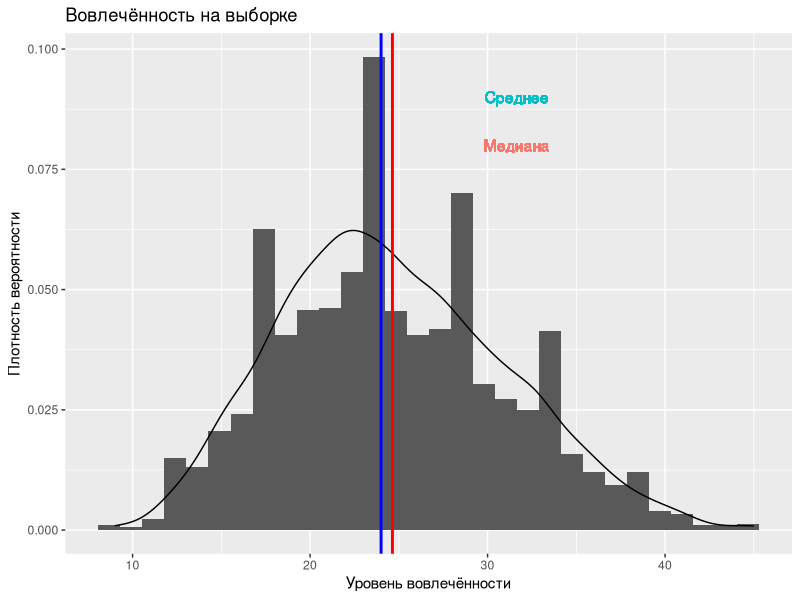
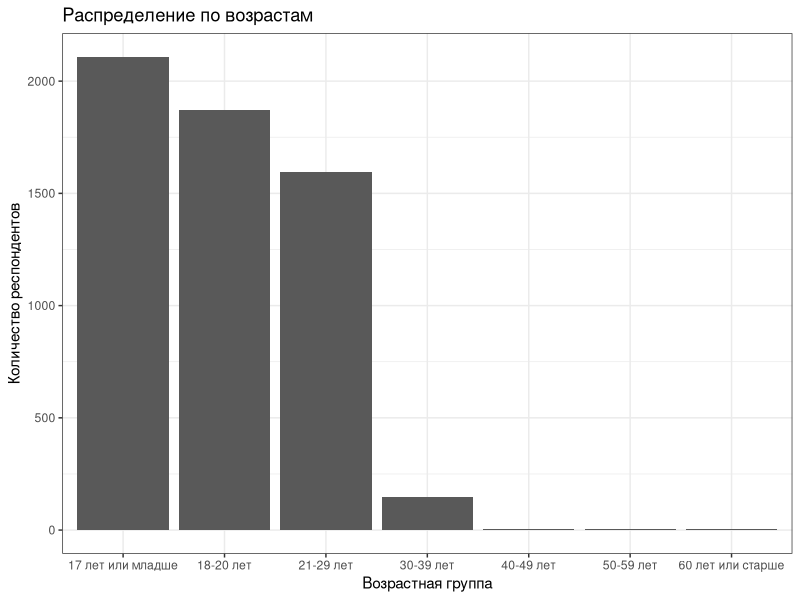
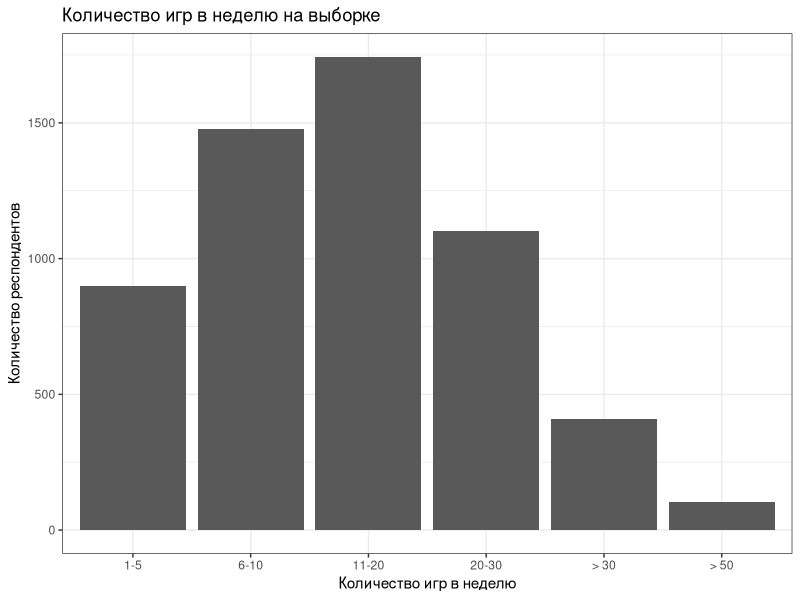
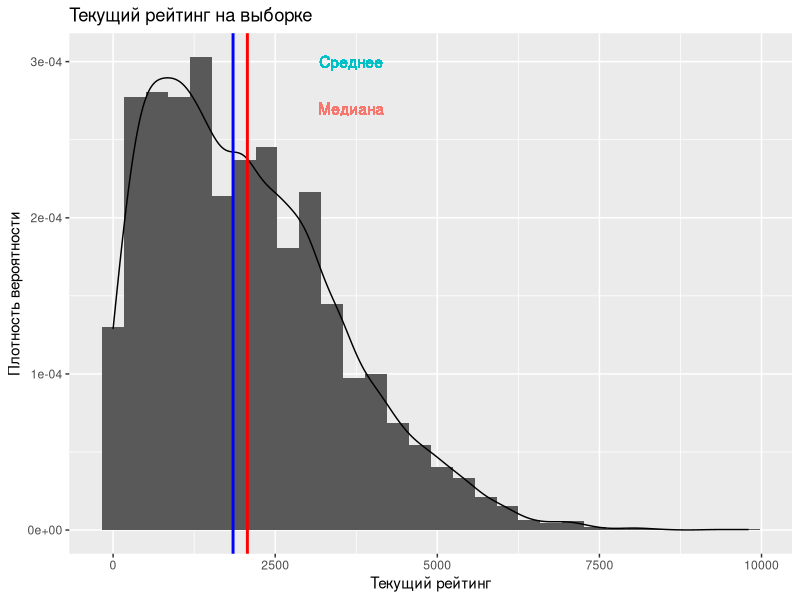
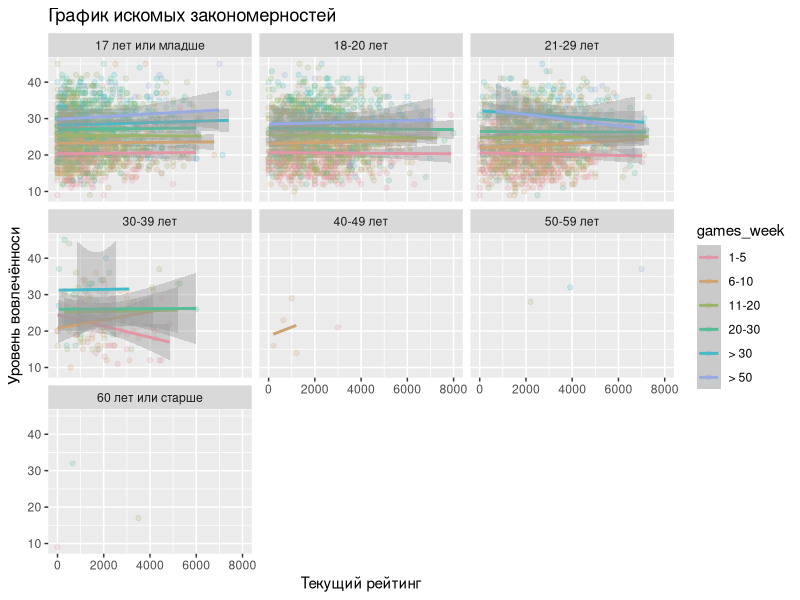
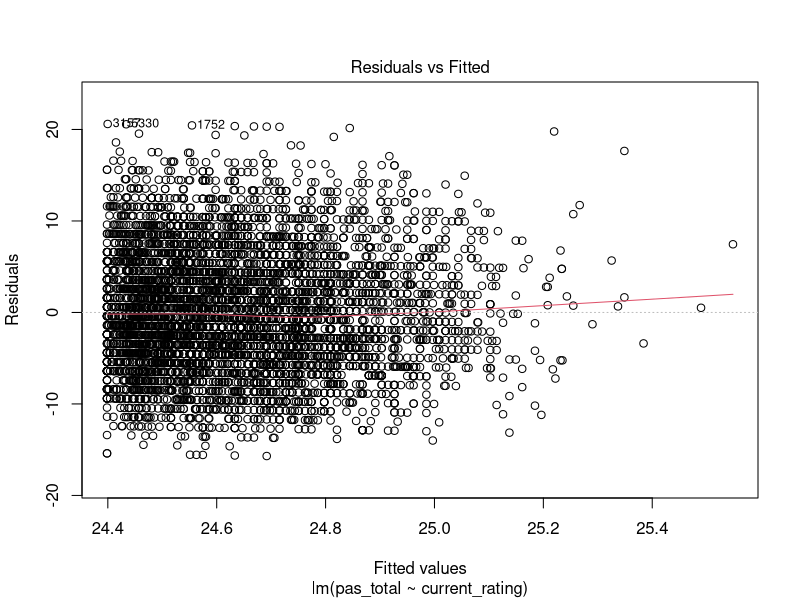
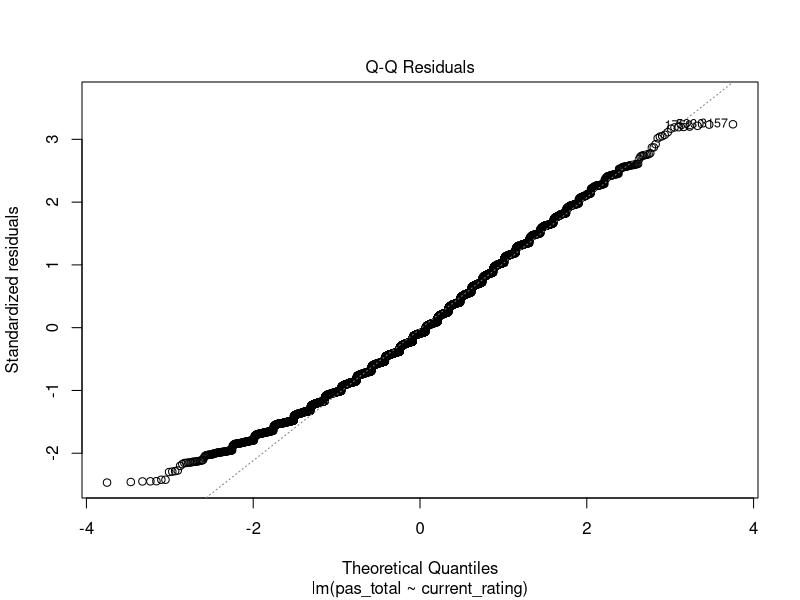
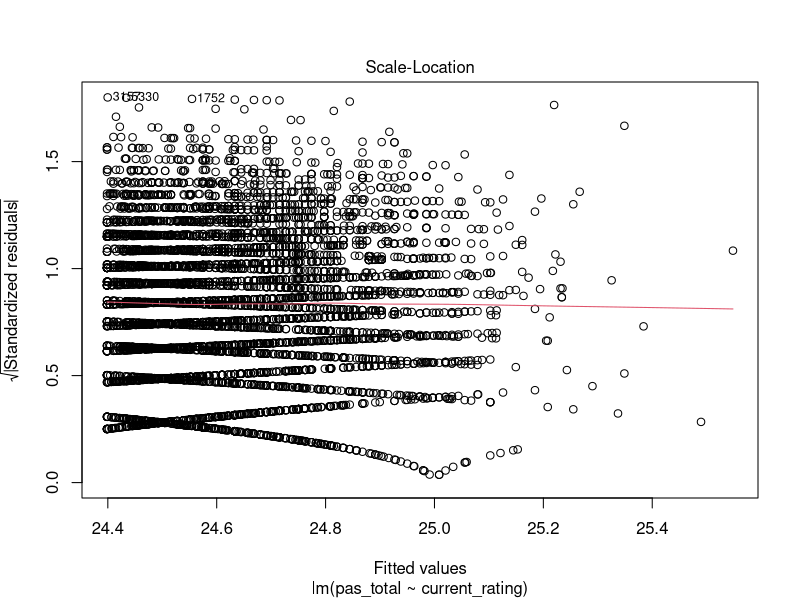

Write the R code that produced these figures, in order.
library(tidyverse)
library(pwr)

#ЧИСТКА ДАННЫХ


#Читаем таблицу
gam <- read_csv2("gameadddiction.csv")
#Создаём вектор с новыми именами
new_names <- c('time','ID','sex','age', 'max_rating', 'current_rating', 'hours_in_game', 'games_week', 
               'pas01', 'pas02', 'pas03', 'pas04', 'pas05', 'pas06', 'pas07', 'pas08', 'pas09', 
               'rel01', 'rel02', 'rel03', 'rel04', 'rel05', 'rel06', 'rel07', 'rel08', 'rel09', 'rel10', 
               'rel11', 'rel12', 'rel13', 'heroes_3')

#Переименовываем все столбцы по-человечески
colnames(gam) <- new_names
#Проверяем, что вышло
str(gam)
View(gam)
#Уберём точно ненужные колонки
gam %>% select(-c(time, heroes_3)) -> gam 

#Уберём строки с пропущенными значениями
gam %>% drop_na() -> gam
#Потеряли 1 строку
#Проверили на всякий случай
gam %>% is.na() %>% summary()

#В столбцах age - hours_in_game должны быть только цифры, 
#выкинем всё остальное (данных много, можем себе позволить)
gam %>% filter((!is.na(as.numeric(age)) & 
                    !is.na(as.numeric(max_rating)) &
                    !is.na(as.numeric(current_rating)) & 
                    !is.na(as.numeric(hours_in_game)))) -> gam
str(gam)
#Займёмся перегонко в хорошие форматы данных, которые есть
#sex в фактор переведём
gam %>% mutate(sex = as.factor(sex)) -> gam
#age, max_rating, current_rating, hours_in_game в числа (потому что числа)
gam %>% mutate(age = as.numeric(age),
               max_rating = as.numeric(max_rating),
               current_rating = as.numeric(current_rating),
               hours_in_game = as.numeric(hours_in_game),) -> gam
#Почистим шутников и ограничим возраст 6-100, 
#рейтинг ограничим 11000 (самый большой в мире),
#часов в игре 17000 (самое большое количество часов в мире),
#уберём тех, у кого текущий рейтинг больше максимального

gam %>% filter(age <101 &
                 age > 5 &
                 max_rating < 11000 &
                 max_rating >= current_rating &
                 hours_in_game < 17000) -> gam

#games_week переведём в фактор
gam %>% mutate(games_week = factor(games_week,
                                  levels = c('1-5 игр (по выходным чисто пару каток)', '6-10 игр (пару дней в неделю стабильно-дота)', '11-20 игр (почти каждый день по несколько игр)', '20-30 игр (каждый день по несколько игр)', 'Больше 30 игр (по много пабликов каждый день)', 'Больше 50 игр (хочу быть как ILTW, тренируюсь каждый день нон-стоп)'), 
                                  ordered = TRUE)) -> gam
#Создадим столбец age_group
gam %>% mutate(age_group = case_when(age < 18 ~ '17 лет или младше',
                                     age < 21 ~ '18-20 лет',
                                     age < 30 ~ '21-29 лет',
                                     age < 40 ~ '30-39 лет',
                                     age < 50 ~ '40-49 лет',
                                     age < 60 ~ '50-59 лет',
                                     age > 59 ~ '60 лет или старше')) -> gam
#age_group переведём в фактор
gam %>% mutate(age_group = factor(age_group,
                                   levels = c('17 лет или младше', '18-20 лет', '21-29 лет', '30-39 лет', '40-49 лет', '50-59 лет', '60 лет или старше'), 
                                   ordered = TRUE)) -> gam
#Создадим столбец с итоговым баллом вовлечённости (зависимости)
gam %>% mutate(pas_total = rowSums(across(c(pas01:pas09)))) -> gam

#Сохраняем почищенный файл
write_csv(gam, 'gam_clean.csv')


#ОПИСАТЕЛЬНЫЕ СТАТИСТИКИ


#Статистики по ЗП (уровень вовлечённости)
gam %>% summarise(mean = mean(pas_total),
                  median = median(pas_total),
                  sd = sd(pas_total),
                  min = min(pas_total),
                  max = max(pas_total),
                  range = max(pas_total) - min(pas_total),
                  IQR = stats::IQR(pas_total),
                  skewness = datawizard::skewness(pas_total)$Skewness,
                  kurtosis = datawizard::kurtosis(pas_total)$Kurtosis) %>% 
  write_csv('Статистики по ЗП (уровень вовлечённости).csv')
#График
gam %>% ggplot(aes(x=pas_total)) +
  geom_histogram(aes(y=..density..)) + 
  geom_density(aes(y=..density..)) +
  geom_vline(xintercept=mean(gam$pas_total), size=1.0, color="red") +
  geom_vline(xintercept=median(gam$pas_total), size=1.0, color="blue") +
  geom_text(aes(x=mean(gam$pas_total)+7, , color="red", label=paste0("Среднее"), y=0.090)) +
  geom_text(aes(x=mean(gam$pas_total)+7, , color="blue", label=paste0("Медиана"), y=0.080)) +
  theme(legend.position = "none") + 
  labs(x = "Уровень вовлечённости", y = "Плотность вероятности",
       title = "Вовлечённость на выборке")

#Статистики по НП (возрастные группы)
#По фактору чёт не очень понятно, ограничимся граффиком и ассиметрией с эксцессом
gam %>% summarise(skewness = datawizard::skewness(age_group)$Skewness,
                  kurtosis = datawizard::kurtosis(age_group)$Kurtosis) %>%
  write_csv('Статистики по НП (Возрастные группы).csv')
#График
gam %>% ggplot(aes(x=age_group)) +
  geom_bar() + 
  theme_bw() +
  labs(x = "Возрастная группа", y = "Количество респондентов",
       title = "Распределение по возрастам")

#Статистики по НП (количество игр в неделю)
#По фактору чёт не очень понятно, ограничимся граффиком и ассиметрией с эксцессом
gam %>% summarise(skewness = datawizard::skewness(games_week)$Skewness,
                  kurtosis = datawizard::kurtosis(games_week)$Kurtosis) %>%
  write_csv('Статистики по НП (количество игр в неделю).csv')
#График
gam %>% ggplot(aes(x=games_week)) +
  geom_bar() + 
  theme_bw() +
  scale_x_discrete(labels=c("1-5", "6-10", "11-20", "20-30", "> 30", "> 50")) +
  labs(x = "Количество игр в неделю", y = "Количество респондентов",
       title = "Количество игр в неделю на выборке")

#Статистики по НП (рейтинг - текущий)
#Текущий рейтинг выбрали, потому что тестивароние проводится сейчас, 
cor.test(gam$max_rating,gam$current_rating)
#а корреляция очень значима и велика (0.93)
gam %>% summarise(mean = mean(current_rating),
                  median = median(current_rating),
                  sd = sd(current_rating),
                  min = min(current_rating),
                  max = max(current_rating),
                  range = max(current_rating) - min(current_rating),
                  IQR = stats::IQR(current_rating),
                  skewness = datawizard::skewness(current_rating)$Skewness,
                  kurtosis = datawizard::kurtosis(current_rating)$Kurtosis) %>% 
  write_csv('Статистики по НП (рейтинг - текущий).csv')
#График
gam %>% ggplot(aes(x=current_rating)) +
  geom_histogram(aes(y=..density..)) + 
  geom_density(aes(y=..density..)) +
  geom_vline(xintercept=mean(gam$current_rating), size=1.0, color="red") +
  geom_vline(xintercept=median(gam$current_rating), size=1.0, color="blue") +
  geom_text(aes(x=mean(gam$current_rating)+1600, , color="red", label="Среднее", y=0.00030)) +
  geom_text(aes(x=mean(gam$current_rating)+1600, , color="blue", label="Медиана", y=0.00027)) +
  theme(legend.position = "none") + 
  labs(x = "Текущий рейтинг", y = "Плотность вероятности",
       title = "Текущий рейтинг на выборке")

#Искомый график
gam %>% ggplot(aes(x=current_rating, y = pas_total, color = games_week)) +
  scale_color_manual(values = colorspace::rainbow_hcl(length(unique(diamonds$color))),
                     labels = c("1-5", "6-10", "11-20", "20-30", "> 30", "> 50")) +
  ylim(9, 45) +
  xlim(0, 8000) +
  geom_point(alpha = 0.2)+
  geom_smooth(method = 'lm')+
  facet_wrap( ~ age_group) + 
  labs(x = "Текущий рейтинг", y = "Уровень вовлечённоси", title = "График искомых закономерностей") 


#ОБРАБОТКА ДАННЫХ
#ЛИНЕЙНАЯ РЕГРЕССИЯ


#График выше показал, что возрстные группые 40+ представлены очень слабо, поэтому мы их из анализа выкинем
gam %>% filter(age_group %in% c('17 лет или младше', '18-20 лет', '21-29 лет', '30-39 лет')) -> gam
#Начнём с малого. Посмотрим предикторы отдельно

#Сначала рейтинг
model1 <- lm(pas_total ~ current_rating, gam)
summary(model1)
plot(model1)
#Модель слабовата, но стастически значима
#Однако при очень большой выборке мы замечаем даже слабые эффекты, предсказывает 0.06% дисперсии

#Теперь посмотрим возрастную группу
model2 <- lm(pas_total ~ age_group, gam)
summary(model2)
plot(model2)
#Здесь модель уже имеет большую значимость, но предсказывает очень маленькую дисперсию (0.8% дисперсии)
#Значимы предиктором является принадлежность к первой и второй возрастным группам

#Теперь посмотрим количество игр в неделю
model3 <- lm(pas_total ~ games_week, gam)
summary(model3)
plot(model3)
#Эта модель уже лучше, она предсказывает 15.8% дисперсии, кайф! (начало)
#Значимые предикторы - это принадлженость к тем, кто играет 1-5, 6-10 и 11-20


#Теперь посмотрим игры в неделю вместе с возрастной группой
model4 <- lm(pas_total ~ games_week + age_group, gam)
summary(model4)
plot(model4)
#Модель не лучше предыдущей, и значимы те-же предикторы, объясняет 16.0% дисперсии 
#Проверим вздутость (если предикторы коррелируют между собой сильно)
car::vif(model4)
#Её нет

#Теперь посмотрим все три
model5 <- lm(pas_total ~ games_week + age_group + current_rating, gam)
summary(model5)
#Добавление рейтинга модель не улучшило(

#Теперь посмотрим игры в неделю, возрастную группу и их взаимодействие
model6 <- lm(pas_total ~ games_week + age_group + games_week*age_group, gam)
summary(model6)
#Модель оказалась хуже чем модель без взаимодействия... Объясняем 15.8% дисперсии
#Проверим вздутость
car::vif(model6)
#Её нет, но задатки появляются
plot(model6)


#А теперь добавим в к ним рейтинг
model7 <- lm(pas_total ~ games_week + age_group + current_rating + games_week*age_group, gam)
summary(model7)
#Модель плохая, предикторы лишние, гипотеза не подтверждается, мы плачем((((
#Дисперсия 15.9%





#Может быть был косяк с тем, что мы перевели шкалу отношений в ординаруную?
#А давайте оставим возраст, как шкалу отношений и посмотрим
model8 <- lm(pas_total ~ age, gam)
summary(model8)
#Модель объясняет 0.7% дисперсии. Ну тоже плохо (((

#Теперь посмотрим игры в неделю, возраст и их взаимодействие
model9 <- lm(pas_total ~ games_week + age + games_week*age, gam)
summary(model9)
#Модель объясняет 16% дисперсии и плохо интерпретируется

#Нет, не был

View(model1)
#Посчитаем мощность для подтвердившихся гипотез
#Возрастная группа
pwr.f2.test(u = 3, v = 5717, sig.level = 0.01, f2 = 0.008/(1 - 0.008))
#Игр в неделю
pwr.f2.test(u = 5, v = 5715, sig.level = 0.01, f2 = 0.158/(1 - 0.158))
